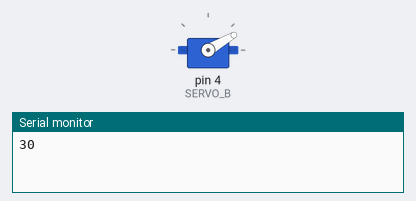
A sketch run on a simulated Arduino Uno, built with avr-gcc and run on an emulated ATmega328P. Shown: servo, the last lines printed to the serial monitor.

Above: at 0.05 s.
At 2.25 s:
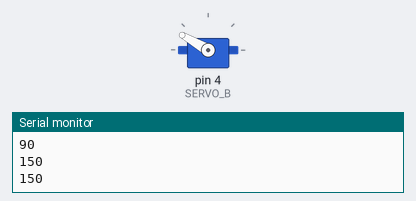
At 4.5 s:
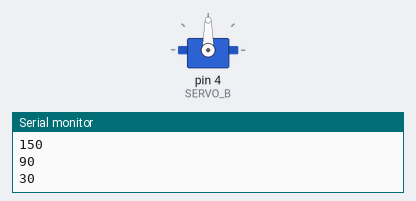
Timing chart, 0 to 5.9 s (numbered marks = the images above):
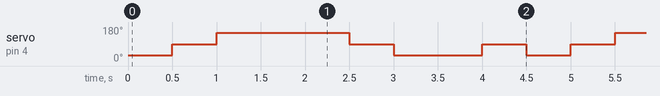

Measured:
- by itself, servo on pin 4 (SERVO_B): repeats every 4.5 s: 150° 1.5 s, 90° 0.50 s, 30° 1.0 s, 90° 0.50 s, 30° 0.50 s, 90° 0.50 s

The sketch:

6_2_servo_motor.ino
```cpp
#include <Servo.h>    //서보모터 라이브러리 include

#define SERVO_B 4

Servo servo_b;    //서보모터 객체 선언

void setup()
{
    Serial.begin(9600);
    servo_b.attach(SERVO_B);    //서보모터 초기화
}

void loop()
{
    int angle;    //각도 변수 선언

    //30 -> 150도로 서보모터 움직임
    for (angle=30; angle<=150; angle+=60)
    {
        servo_b.write(angle);    //angle(각도)값으로 서보모터 제어
        Serial.println(angle);   //각도 값 출력
        delay(500);              //delay로 각도의 변화 속도를 조절
    }
    delay(500);
    //150 -> 30도로 서보모터 움직임
    for (angle=150; angle>=30; angle-=60)
    {
        servo_b.write(angle);    //angle(각도)값으로 서보모터 제어
        Serial.println(angle);   //각도 값 출력
        delay(500);              //delay로 각도의 변화 속도를 조절
    }
    delay(500);
	servo_b.write(90);    //angle(각도)값으로 서보모터 제어
	delay(500);;
}
```
